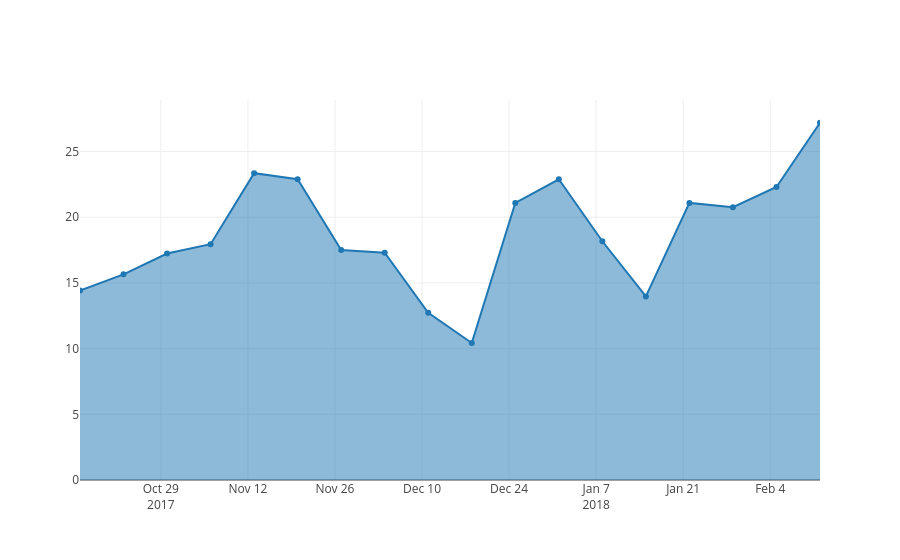

Source (notebook cell):
### Code cell
parameter = df.metadata['parameter']
data = [go.Scatter(
          x=df['date'],
          y=df[parameter],
          fill='tozeroy'
    )]

iplot(data)

### Figure 1 — Plotly figure (JSON) as saved in the notebook; plotly's stock layout.template omitted (floating-point values rounded to 4 significant figures)
{"data": [{"fill": "tozeroy", "type": "scatter", "x": ["2017-10-16", "2017-10-23", "2017-10-30", "2017-11-06", "2017-11-13", "2017-11-20", "2017-11-27", "2017-12-04", "2017-12-11", "2017-12-18", "2017-12-25", "2018-01-01", "2018-01-08", "2018-01-15", "2018-01-22", "2018-01-29", "2018-02-05", "2018-02-12"], "y": [14.42, 15.65, 17.24, 17.95, 23.35, 22.89, 17.5, 17.3, 12.73, 10.43, 21.09, 22.89, 18.17, 13.97, 21.09, 20.76, 22.3, 27.19]}], "layout": {}}
